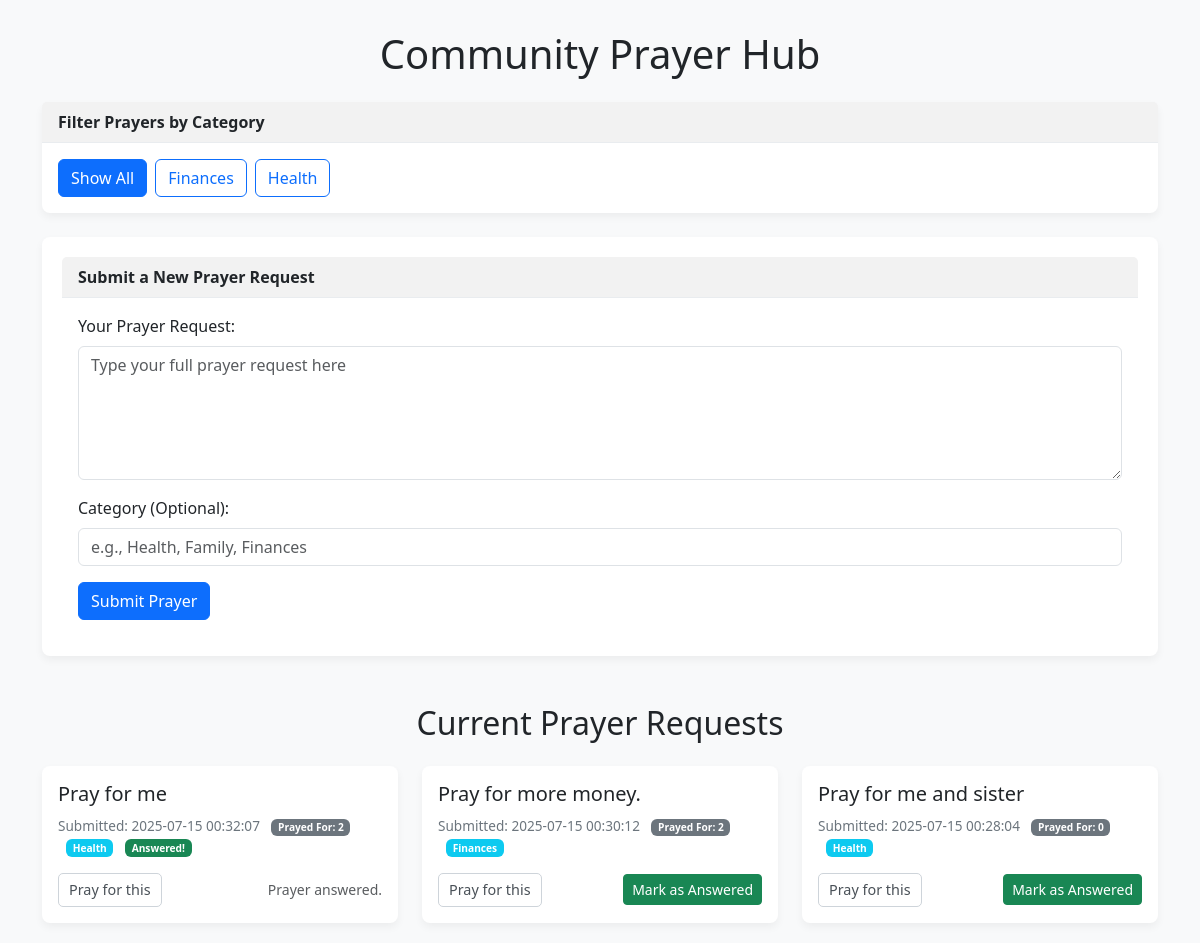
The page / on the database its author committed.
### tables this page shows
CREATE TABLE requests (
            id INTEGER PRIMARY KEY AUTOINCREMENT,
            request_text TEXT NOT NULL,
            timestamp DATETIME DEFAULT CURRENT_TIMESTAMP,
            prayed_for_count INTEGER DEFAULT 0,
            category TEXT,
            is_answered INTEGER DEFAULT 0 -- NEW COLUMN ADDED HERE (0=False, 1=True)
        );

### app.py (the view)
@app.route('/')
def home():
    selected_category = request.args.get('category')
    conn = get_db_connection()
    if selected_category:
        db_requests = conn.execute(
            'SELECT id, request_text, timestamp, prayed_for_count, category, is_answered FROM requests WHERE category = ? ORDER BY timestamp DESC',
            (selected_category,)
        ).fetchall()
    else:
        db_requests = conn.execute(
            'SELECT id, request_text, timestamp, prayed_for_count, category, is_answered FROM requests ORDER BY timestamp DESC'
        ).fetchall()
    unique_categories = conn.execute('SELECT DISTINCT category FROM requests WHERE category IS NOT NULL AND category != "" ORDER BY category').fetchall()
    conn.close()
    return render_template('home.html',
                           requests=db_requests,
                           selected_category=selected_category,
                           unique_categories=unique_categories)

### app.py (called while the page is built)
def get_db_connection():
    conn = sqlite3.connect(DATABASE)
    conn.row_factory = sqlite3.Row # This makes rows behave like dictionaries, allowing access by column name
    return conn

### templates/home.html (shortened to what this page needs)
<!DOCTYPE html>
<html lang="en">
<head>
    <link href="https://cdn.jsdelivr.net/npm/bootstrap@5.3.3/dist/css/bootstrap.min.css" rel="stylesheet">
</head>
<body>
    <div class="container">
        <h1 class="my-4 text-center">Community Prayer Hub</h1>
        <div class="card mb-4">
            <div class="card-header">Filter Prayers by Category</div>
            <div class="card-body">
                <div class="d-flex flex-wrap gap-2">
                    <a href="{{ url_for('home') }}" class="btn {% if not selected_category %}btn-primary{% else %}btn-outline-primary{% endif %}">Show All</a>
                    {% for category_row in unique_categories %}
                        {% set category_name = category_row.category %}
                        <a href="{{ url_for('home', category=category_name) }}"
                           class="btn {% if selected_category == category_name %}btn-primary{% else %}btn-outline-primary{% endif %}">
                           {{ category_name }}
                        </a>
                    {% endfor %}
                </div>
            </div>
        </div>
        <div class="card form-card mb-5">
            <div class="card-header">
                Submit a New Prayer Request
            </div>
            <div class="card-body">
                <form action="/submit_request" method="POST">
                    <div class="mb-3">
                        <label for="request_text" class="form-label">Your Prayer Request:</label>
                        <textarea class="form-control" id="request_text" name="request_text" rows="5" required placeholder="Type your full prayer request here"></textarea>
                    </div>
                    <div class="mb-3">
                        <label for="category" class="form-label">Category (Optional):</label>
                        <input type="text" class="form-control" id="category" name="category" placeholder="e.g., Health, Family, Finances">
                    </div>
                    <button type="submit" class="btn btn-primary">Submit Prayer</button>
                </form>
            </div>
        </div>
        <h2 class="mb-4 text-center">Current Prayer Requests</h2>
        <div class="row">
            {% if requests %}
                {% for request in requests %}
                    <div class="col-md-6 col-lg-4">
                        <div class="card prayer-item-card">
                            <div class="card-body">
                                <h5 class="card-title">{{ request.request_text }}</h5>
                                <div class="prayer-meta">
                                    Submitted: {{ request.timestamp }}
                                    <span class="badge bg-secondary ms-2">Prayed For: {{ request.prayed_for_count }}</span>
                                    {% if request.category %}
                                        <span class="badge bg-info ms-2">{{ request.category }}</span>
                                    {% endif %}
                                    {% if request.is_answered %}
                                        <span class="badge bg-success ms-2">Answered!</span>
                                    {% endif %}
                                </div>
                                <div class="d-flex justify-content-between align-items-center mt-3">
                                    <form action="{{ url_for('increment_pray_count', request_id=request.id) }}" method="POST" class="me-2">
                                        <button type="submit" class="btn btn-light-outline">Pray for this</button>
                                    </form>
                                    {% if not request.is_answered %}
                                        <form action="{{ url_for('mark_as_answered', request_id=request.id) }}" method="POST">
                                            <button type="submit" class="btn btn-success btn-sm">Mark as Answered</button>
                                        </form>
                                    {% else %}
                                        <small class="text-muted">Prayer answered.</small>
                                    {% endif %}
                                </div>
                            </div>
                        </div>
                    </div>
                {% endfor %}
            {% else %}
                <p class="text-center">No prayer requests submitted yet. Be the first!</p>
            {% endif %}
        </div>
    </div>
</body>
</html>

### templates/home.html (style rules this page uses)
body { background-color: #f8f9fa; }
.container { margin-top: 30px; }
.card { margin-bottom: 20px; border: none; border-radius: 8px; box-shadow: 0 4px 8px rgba(0,0,0,.05); }
.card-header { background-color: #f2f2f2; border-bottom: 1px solid #e9ecef; font-weight: bold; }
.form-card { background-color: #ffffff; padding: 20px; }
.prayer-item-card .card-body { position: relative; }
.prayer-meta { font-size: 0.85em; color: #6c757d; margin-top: 10px; }
.prayer-meta .badge { margin-left: 5px; }
.btn-light-outline { border: 1px solid #ced4da; color: #495057; background-color: #fff; padding: 5px 10px; border-radius: 5px; font-size: 0.9em; }
.prayer-item-card .card-title { margin-bottom: 0.5rem; }

### rows shown on the page
requests: request_text "Pray for me", timestamp "2025-07-15 00:32:07", prayed_for_count "2", category "Health", is_answered "Answered!"
requests: request_text "Pray for more money.", timestamp "2025-07-15 00:30:12", prayed_for_count "2", category "Finances"
requests: request_text "Pray for me and sister", timestamp "2025-07-15 00:28:04", prayed_for_count "0", category "Health"

### other values the page prints
{{ category_name }} "Finances" "Health"
